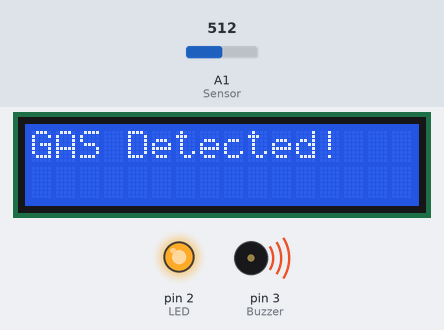
Recording of a sketch running on a simulated Arduino Uno, built with avr-gcc and run on an emulated ATmega328P. Shown: 16×2 character LCD, output pins drawn as LEDs (lit = HIGH), buzzer (waves = sounding, pin HIGH). The test bench sets the inputs (shaded band); at power-on: A1 (Sensor) = 512.

Above: at 1.2 s.
1.3 s: A1 (Sensor) set to 412
2.8 s: A1 (Sensor) set to 384
At 3.4 s:
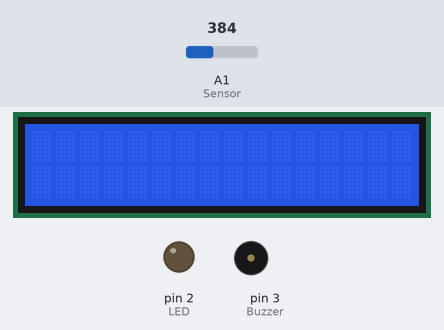
4.3 s: A1 (Sensor) set to 410
At 5.5 s:
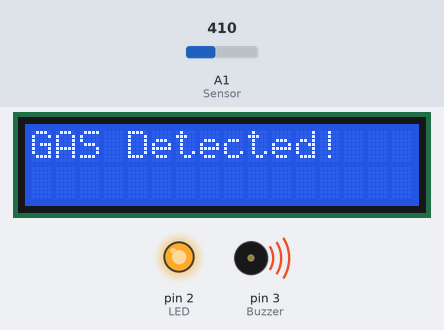
5.8 s: A1 (Sensor) set to 390
At 7.0 s:
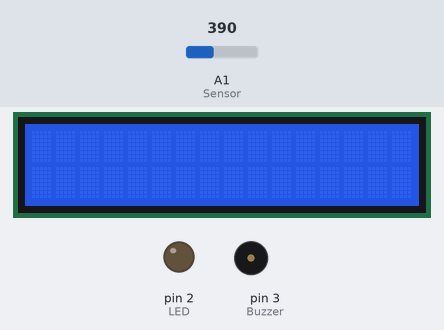
Timing chart, 0 to 8.3 s (numbered marks = the images above; inputs shaded):
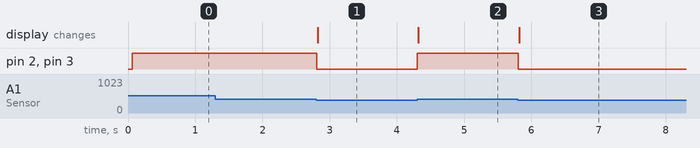

Measured:
- the behaviour switches between 401 and 400 on A1 (Sensor) (found by bisection; images 0 and 1)
- after the input at 1.3 s, every drawn part: stays the same
- after the input at 2.8 s, pin 2 (LED), pin 3 (Buzzer): HIGH → LOW at once; the display: changes at once (image 1)
- after the input at 4.3 s, pin 2 (LED), pin 3 (Buzzer): LOW → HIGH at once; the display: changes at once (image 2)
- after the input at 5.8 s, pin 2 (LED), pin 3 (Buzzer): HIGH → LOW at once; the display: changes at once (image 3)

The sketch:

MQ-2_Sensor.ino
```cpp
#include <LiquidCrystal_I2C.h>
LiquidCrystal_I2C lcd(0x27, 16, 2);

#define LED 2
#define Buzzer 3
#define Sensor A1

void setup() {
  Serial.begin(9200);
  lcd.init();
  lcd.backlight();
  pinMode(LED, OUTPUT);
  pinMode(Buzzer, OUTPUT);
}

void loop() {
  int value = analogRead(Sensor);

  // Only display the message if gas is detected
  if (value > 400) {
    digitalWrite(LED, HIGH);
    digitalWrite(Buzzer, HIGH);
    lcd.setCursor(0, 0);
    lcd.print("GAS Detected!");
  } else {
    digitalWrite(LED, LOW);
    digitalWrite(Buzzer, LOW);
    lcd.setCursor(0, 0);
    lcd.print("               ");  // Clear the display
  }
}
```
